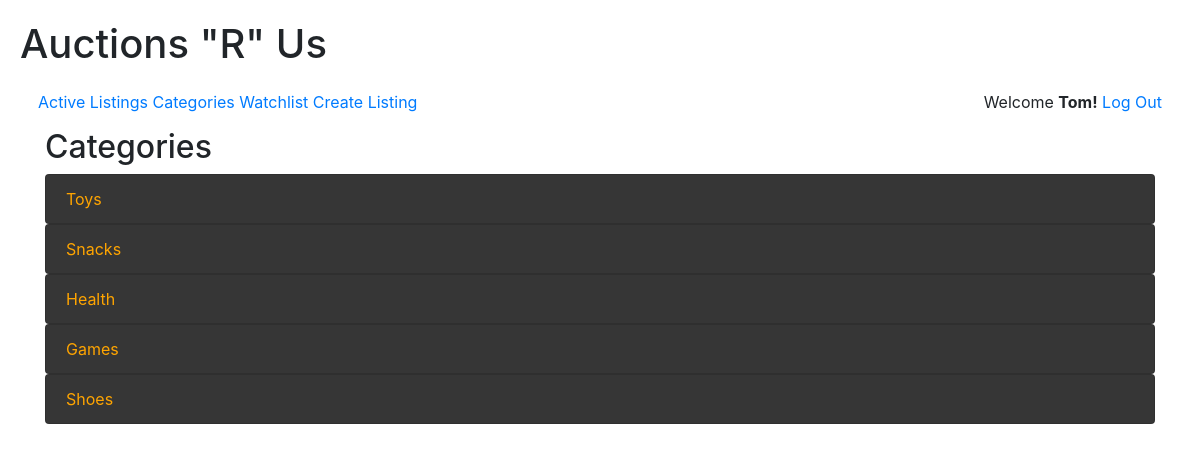
The app's page /categories/ (signed in) with its own data.
### auctions/models.py (models this page shows, shortened)
class User(AbstractUser):
    pass

class Category(models.Model):
    title = models.CharField(max_length=64)
    class Meta:
        verbose_name_plural = "categories"
    def __str__(self):
        return f"{self.title}"

### auctions/views.py (the view)
# urls.py: path("categories/", views.categories, name="categories"),
def categories(request):
    return render(request, "auctions/categories.html", {
        "categories": Category.objects.all()
    })

### auctions/templates/auctions/categories.html
{% extends "auctions/layout.html" %}
{% block body %}
<div class="container">
<h2>Categories</h3>
{% for category in categories %}
<ul class="list-group">
    <a href="{% url 'category' category.id %}" class="list-group-item categories">{{ category }}</a>
</ul>
{% endfor %}
</div>
{% endblock %}

### auctions/templates/auctions/layout.html (shortened to what this page needs)
{% load static %}
<!DOCTYPE html>
<html lang="en">
    <head>
        <link rel="stylesheet" href="https://stackpath.bootstrapcdn.com/bootstrap/4.4.1/css/bootstrap.min.css"
>
        <link rel="stylesheet" href="https://cdn.simplecss.org/simple.css">
        <link rel="stylesheet" href="{% static 'auctions/uaa490styles.css' %}">
        <link href="https://cdnjs.cloudflare.com/ajax/libs/font-awesome/5.15.1/css/all.min.css" rel="stylesheet">
    </head>
    <body>
        <header>
            <h1>Auctions "R" Us</h1>
            <nav>
                <span>
                    <a href="{% url 'index' %}">Active Listings</a>
                    <a href="{% url 'categories' %}">Categories</a>
                    <a href="{% url 'watchlist' %}">Watchlist</a>
                    <a href="{% url 'create' %}">Create Listing</a>
                </span>
                <span>
                    {% if user.is_authenticated %}
                        Welcome <strong>{{ user.username }}!</strong>
                        <a href="{% url 'logout' %}">Log Out</a>
                    {% else %}
                        <a href="{% url 'login' %}">Log In</a>
                        <a href="{% url 'register' %}">Register</a>
                    {% endif %}
                </span>
            </nav>
        </header>
        {% block body %}
        {% endblock %}
    </body>
</html>

### auctions/static/auctions/uaa490styles.css (style rules this page uses)
nav { display: flex; justify-content: space-between; padding: 14px 18px; }
body { grid-template-columns: 10% 80% 10%; margin: 10px; padding: 10px; }
.categories { background-color: rgb(54, 54, 54); color: orange; }

### records on screen
User: username "Tom"
Category: title "Toys"
Category: title "Snacks"
Category: title "Health"
Category: title "Games"
Category: title "Shoes"
